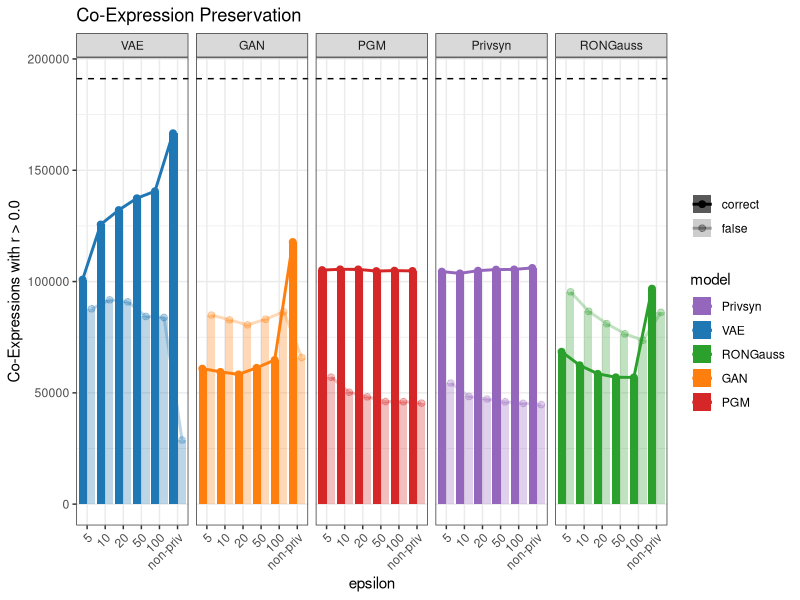
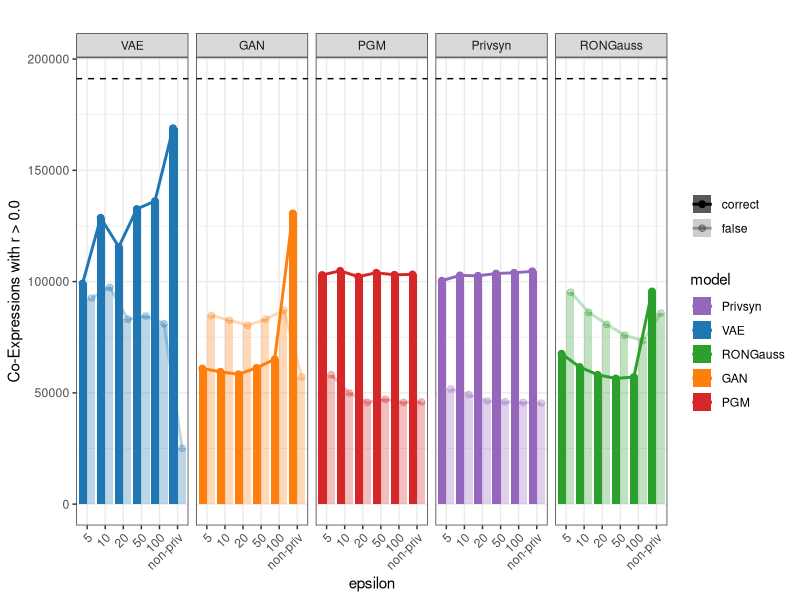
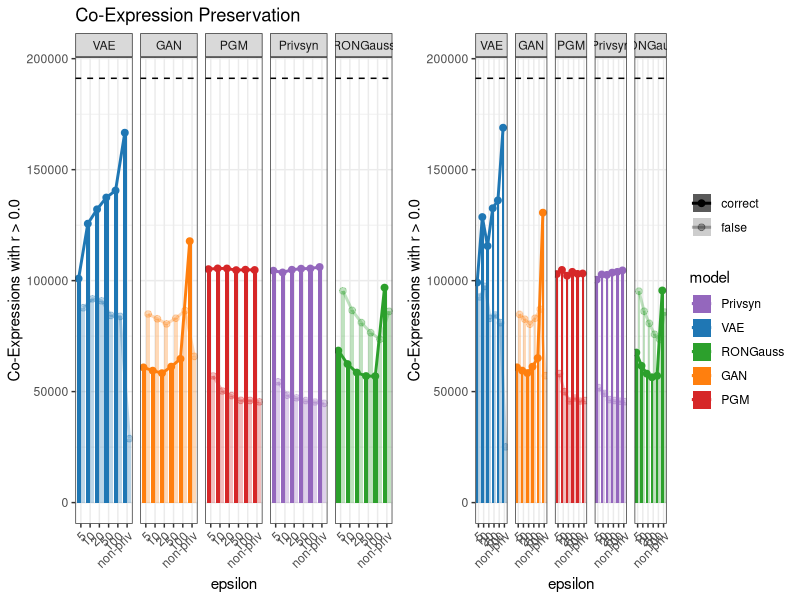
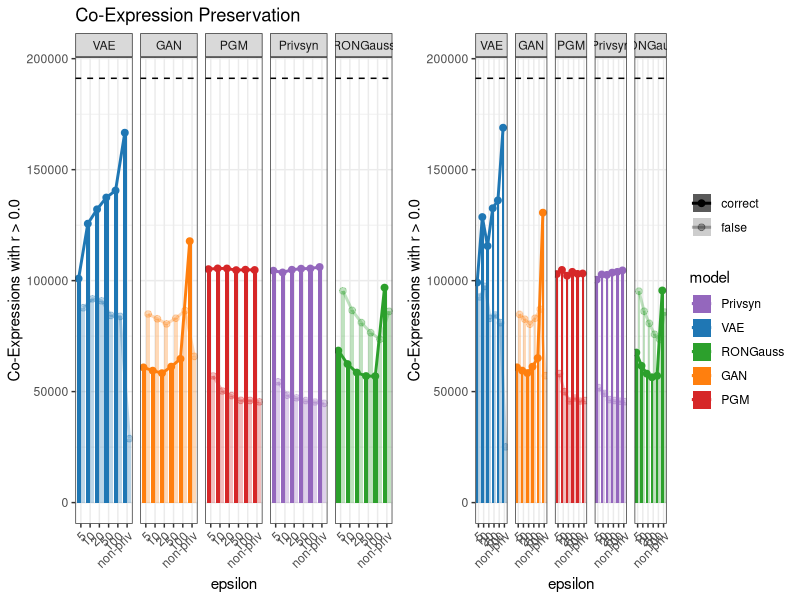

Write R code to recreate these figures, in order.
library(readr)
library(ggplot2)
library(magrittr)

data <- read_csv('bio_eval/outputs/coex_data_k5.csv')
real <- dplyr::filter(data, set == 'real')
data <- dplyr::filter(data, !set == 'real')


data_summary <- data.frame()

for(m in unique(data$model)){

  tmp <- dplyr::filter(data, model == m)
  for(e in unique(tmp$epsilon)){

    tmp_ep <- dplyr::filter(tmp, epsilon == e)

    data_summary <- rbind(data_summary, data.frame(
      mean_correct = mean(tmp_ep$correctly_rec),
      sd_correct = sd(tmp_ep$correctly_rec),
      mean_false = mean(tmp_ep$falsely_rec),
      sd_false = sd(tmp_ep$falsely_rec),
      model = m,
      epsilon = e
    )
    )
  }
}

data_summary$epsilon <- factor(data_summary$epsilon, levels = c('5', '10', '20', '50', '100', 'non-priv'))
data_summary$seed <- 'k5'

data_summary1 <- data.frame(mean = data_summary$mean_correct,
                            sd = data_summary$sd_correct,
                            model = data_summary$model,
                            epsilon = data_summary$epsilon,
                            seed = data_summary$seed, 
                            reconstruction_type = 'correct')

data_summary2 <- data.frame(mean = data_summary$mean_false,
                            sd = data_summary$sd_false,
                            model = data_summary$model,
                            epsilon = data_summary$epsilon,
                            seed = data_summary$seed, 
                            reconstruction_type = 'false')

data_summary <- rbind(data_summary1, data_summary2)
data_summary$merged <- paste0(data_summary$model, '-', data_summary$reconstruction_type)


data_summary_correct <- dplyr::filter(data_summary, reconstruction_type == 'correct')
data_summary_false <- dplyr::filter(data_summary, reconstruction_type == 'false')
data_summary$model <- factor(data_summary$model, levels = c('VAE', 'GAN', 'PGM', 'Privsyn', 'RONGauss'))
data_summary_correct$model <- factor(data_summary_correct$model, levels = c('VAE', 'GAN', 'PGM', 'Privsyn', 'RONGauss'))
data_summary_false$model <- factor(data_summary_false$model, levels = c('VAE', 'GAN', 'PGM', 'Privsyn', 'RONGauss'))

g <- ggplot(data_summary, aes(x = epsilon, y = mean, fill = model, alpha = reconstruction_type))+
  facet_grid(.~model)+
  geom_bar(linewidth=2, position='dodge', stat="identity")+
  geom_line(data=data_summary_correct, aes(x = as.integer(epsilon)-0.25, y = mean, color = model, group = reconstruction_type, alpha = reconstruction_type),
            linewidth=1)+
  geom_line(data=data_summary_false, aes(x = as.integer(epsilon)+0.25, y = mean, color = model, group = reconstruction_type, alpha = reconstruction_type),
            linewidth=1)+
  geom_point(data=data_summary_correct, aes(x = as.integer(epsilon)-0.25, y = mean, color = model, group = reconstruction_type, alpha = reconstruction_type),
            size=2)+
  geom_point(data=data_summary_false, aes(x = as.integer(epsilon)+0.25, y = mean, color = model, group = reconstruction_type, alpha = reconstruction_type),
             size=2)+
  scale_alpha_manual(name = "", values = c(1, .3))+
  theme_bw()+
  geom_hline(yintercept = real$correctly_rec[1], linetype='dashed')+
  scale_fill_manual(breaks= c('Privsyn', 'VAE', 'RONGauss', 'GAN', 'PGM'), values = c('#9467bd', '#1f77b4', '#2ca02c', '#ff7f0e', '#d62728'))+
  scale_color_manual(breaks= c('Privsyn', 'VAE', 'RONGauss', 'GAN', 'PGM'), values = c('#9467bd', '#1f77b4', '#2ca02c', '#ff7f0e', '#d62728'))+
  theme(axis.text.x = element_text(angle = 45, vjust = 1, hjust = 1))+
  ggtitle('Co-Expression Preservation')+
  ylab('Co-Expressions with r > 0.0')

g

print(real$correctly_rec[1])

data <- read_csv('bio_eval/outputs/coex_data_k1000.csv')
real <- dplyr::filter(data, set == 'real')
data <- dplyr::filter(data, !set == 'real')
print(real$correctly_rec[1])

data_summary2 <- data.frame()

for(m in unique(data$model)){

  tmp <- dplyr::filter(data, model == m)
  for(e in unique(tmp$epsilon)){

    tmp_ep <- dplyr::filter(tmp, epsilon == e)

    data_summary2 <- rbind(data_summary2, data.frame(
      mean_correct = mean(tmp_ep$correctly_rec),
      sd_correct = sd(tmp_ep$correctly_rec),
      mean_false = mean(tmp_ep$falsely_rec),
      sd_false = sd(tmp_ep$falsely_rec),
      model = m,
      epsilon = e
    )
    )
  }
}

data_summary2$epsilon <- factor(data_summary2$epsilon, levels = c('5', '10', '20', '50', '100', 'non-priv'))
data_summary2$seed <- 'k1000'

data_summary1 <- data.frame(mean = data_summary2$mean_correct,
                            sd = data_summary2$sd_correct,
                            model = data_summary2$model,
                            epsilon = data_summary2$epsilon,
                            seed = data_summary2$seed, 
                            reconstruction_type = 'correct')

data_summary2 <- data.frame(mean = data_summary2$mean_false,
                            sd = data_summary2$sd_false,
                            model = data_summary2$model,
                            epsilon = data_summary2$epsilon,
                            seed = data_summary2$seed, 
                            reconstruction_type = 'false')

data_summary2 <- rbind(data_summary1, data_summary2)
data_summary2$merged <- paste0(data_summary2$model, '-', data_summary2$reconstruction_type)


data_summary_correct2 <- dplyr::filter(data_summary2, reconstruction_type == 'correct')
data_summary_false2 <- dplyr::filter(data_summary2, reconstruction_type == 'false')

data_summary2$model <- factor(data_summary2$model, levels = c('VAE', 'GAN', 'PGM', 'Privsyn', 'RONGauss'))
data_summary_correct2$model <- factor(data_summary_correct2$model, levels = c('VAE', 'GAN', 'PGM', 'Privsyn', 'RONGauss'))
data_summary_false2$model <- factor(data_summary_false2$model, levels = c('VAE', 'GAN', 'PGM', 'Privsyn', 'RONGauss'))

g2 <- ggplot()+
  
  geom_bar(data=data_summary2, aes(x = epsilon, y = mean, fill = model, alpha = reconstruction_type), 
           linewidth=2, position='dodge', stat="identity")+
  geom_line(data=data_summary_correct2, aes(x = as.integer(epsilon)-0.25, y = mean, color = model, group = reconstruction_type, alpha = reconstruction_type),
            linewidth=1)+
  geom_line(data=data_summary_false2, aes(x = as.integer(epsilon)+0.25, y = mean, color = model, group = reconstruction_type, alpha = reconstruction_type),
            linewidth=1)+
  geom_point(data=data_summary_correct2, aes(x = as.integer(epsilon)-0.25, y = mean, color = model, group = reconstruction_type, alpha = reconstruction_type),
             size=2)+
  geom_point(data=data_summary_false2, aes(x = as.integer(epsilon)+0.25, y = mean, color = model, group = reconstruction_type, alpha = reconstruction_type),
             size=2)+
  facet_grid(cols = vars(model))+
  scale_alpha_manual(name = "", values = c(1, .3))+
  theme_bw()+
  geom_hline(yintercept = real$correctly_rec[1], linetype='dashed')+
  scale_fill_manual(breaks= c('Privsyn', 'VAE', 'RONGauss', 'GAN', 'PGM'), values = c('#9467bd', '#1f77b4', '#2ca02c', '#ff7f0e', '#d62728'))+
  scale_color_manual(breaks= c('Privsyn', 'VAE', 'RONGauss', 'GAN', 'PGM'), values = c('#9467bd', '#1f77b4', '#2ca02c', '#ff7f0e', '#d62728'))+
  ggtitle('')+
  theme(axis.text.x = element_text(angle = 45, vjust = 1, hjust = 1))+
  ylab('Co-Expressions with r > 0.0')

g2



cp <- cowplot::plot_grid(g+theme(legend.position = 'none'), g2, nrow=1, rel_widths = c(1,1))
cp

png(file = paste0('bio_eval/outputs/coex-plot.png'), bg = "transparent", 
    width = 40, height = 10, units = "cm", res=300)
plot(cp)
dev.off()

data <- rbind(data_summary, data_summary2)
data$merged <- NULL

write_csv(data, 'bio_eval/outputs/coex-data-summarised.csv')
